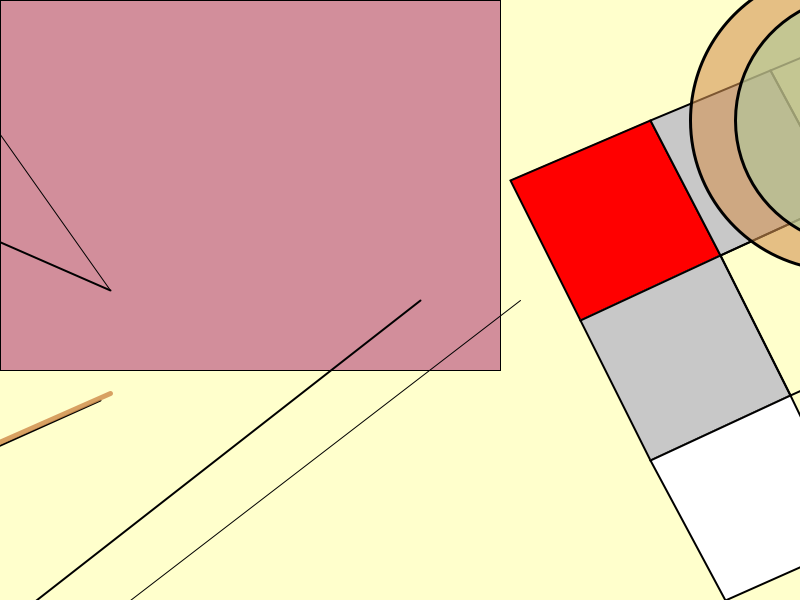
Frame 1 (no input)
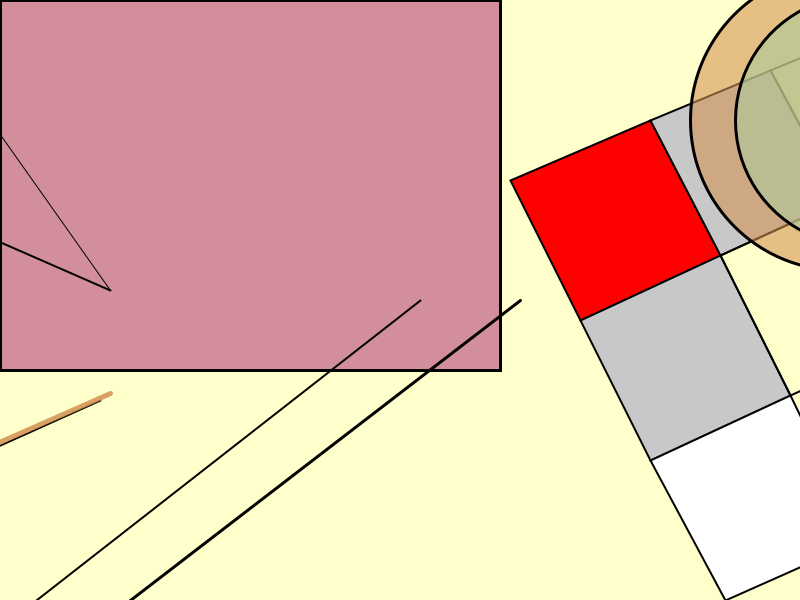
Frame 60 (the mouse pressed at the canvas centre just before this capture)
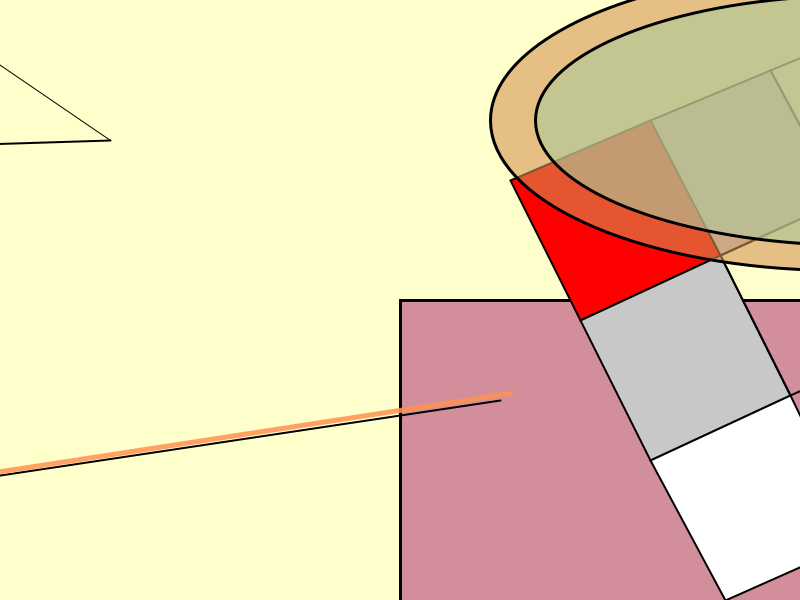
Frame 120 (the mouse held since frame 60 and released just before this capture)

The Processing sketch that drew these frames (run headless with seeded random() and noise(); from frame 60 on, the mouse is pressed at the canvas centre):

// Processing sketch: processing_88430
// ── processing_88430.pde

color clickColor;

void setup(){
  size(800,600);
  
}

void draw(){
background(255,255,204);

pushMatrix();
if (keyPressed==false){
fill(210,142,155);
if (mousePressed==true && mouseButton == LEFT){fill(random(255), random(255), random(255));}
else{fill(210,142,155);}
translate(-300,-80);
if (mousePressed == true && mouseButton == RIGHT){scale(.5);}

quad(300+mouseX,450+mouseY,800+mouseX,450+mouseY,800+mouseX,80+mouseY,300+mouseX,80+mouseY);
}


popMatrix();


 
//Box lines//
pushMatrix();

line(520+mouseX,300+mouseY,-130+mouseX,800+mouseY);
strokeWeight(2);
line(420+mouseX,300+mouseY,-220+mouseX,800+mouseY);
popMatrix();
 
//intersecting lines//
pushMatrix();
strokeWeight(1);
line(110,290-mouseY/2,-190/2,0);
strokeWeight(2);
line(110,290-mouseY/2,-210,150);
popMatrix();
 
//orange line, black line//
pushMatrix();
strokeWeight(2);
line(100+mouseX,400,-100,490);
strokeWeight(5);
stroke(210+mouseX,146,81,220);
line(110+mouseX,393,-103,487);
popMatrix();
 
//box with lines//

pushMatrix();
stroke(0);
strokeWeight(2);

fill(255,0,0);
quad(580,320,720,255,650,120,510,180);
fill(200);
quad(720,255,840,200,770,70,650,120);
fill(0,0);
quad(840,200,960,70,890,20,770,70);
fill(200);
quad(650,460,790,395,720,255,580,320);
fill(0,0);
quad(790,395,1000,300,840,200,720,255);
fill(255);
quad(725,600,860,540,790,395,650,460);

popMatrix();
 
//circle//
pushMatrix();
fill(210,146,81,150);
strokeWeight(3);
ellipse(840,120,300+mouseX,300);
popMatrix();
 
//smaller circle//
pushMatrix();
fill(174,203,157,150);
strokeWeight(3);
ellipse(860,120,250+mouseX,250);
popMatrix();

}
